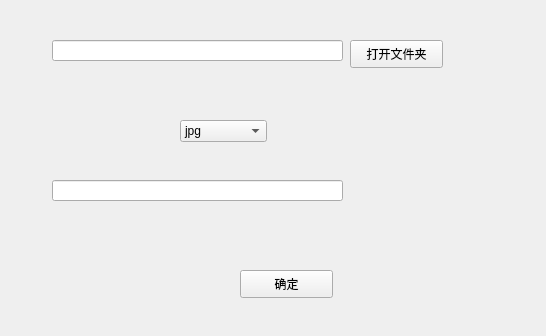
<?xml version="1.0" encoding="UTF-8"?>
<ui version="4.0">
 <class>screenShotClass</class>
 <widget class="QWidget" name="screenShotClass">
  <property name="geometry">
   <rect>
    <x>0</x>
    <y>0</y>
    <width>546</width>
    <height>336</height>
   </rect>
  </property>
  <property name="windowTitle">
   <string>screenShotClass</string>
  </property>
  <widget class="QPushButton" name="pushButton">
   <property name="geometry">
    <rect>
     <x>240</x>
     <y>270</y>
     <width>93</width>
     <height>28</height>
    </rect>
   </property>
   <property name="text">
    <string>确定</string>
   </property>
  </widget>
  <widget class="QLineEdit" name="lineEditFileName">
   <property name="geometry">
    <rect>
     <x>52</x>
     <y>180</y>
     <width>291</width>
     <height>21</height>
    </rect>
   </property>
  </widget>
  <widget class="QLineEdit" name="lineEditFileDir">
   <property name="geometry">
    <rect>
     <x>52</x>
     <y>40</y>
     <width>291</width>
     <height>21</height>
    </rect>
   </property>
  </widget>
  <widget class="QPushButton" name="getDirBtn">
   <property name="geometry">
    <rect>
     <x>350</x>
     <y>40</y>
     <width>93</width>
     <height>28</height>
    </rect>
   </property>
   <property name="text">
    <string>打开文件夹</string>
   </property>
  </widget>
  <widget class="QComboBox" name="comboBox">
   <property name="geometry">
    <rect>
     <x>180</x>
     <y>120</y>
     <width>87</width>
     <height>22</height>
    </rect>
   </property>
   <item>
    <property name="text">
     <string>jpg</string>
    </property>
   </item>
   <item>
    <property name="text">
     <string>bmp</string>
    </property>
   </item>
   <item>
    <property name="text">
     <string>png</string>
    </property>
   </item>
  </widget>
 </widget>
 <layoutdefault spacing="6" margin="11"/>
 <resources/>
 <connections/>
</ui>
